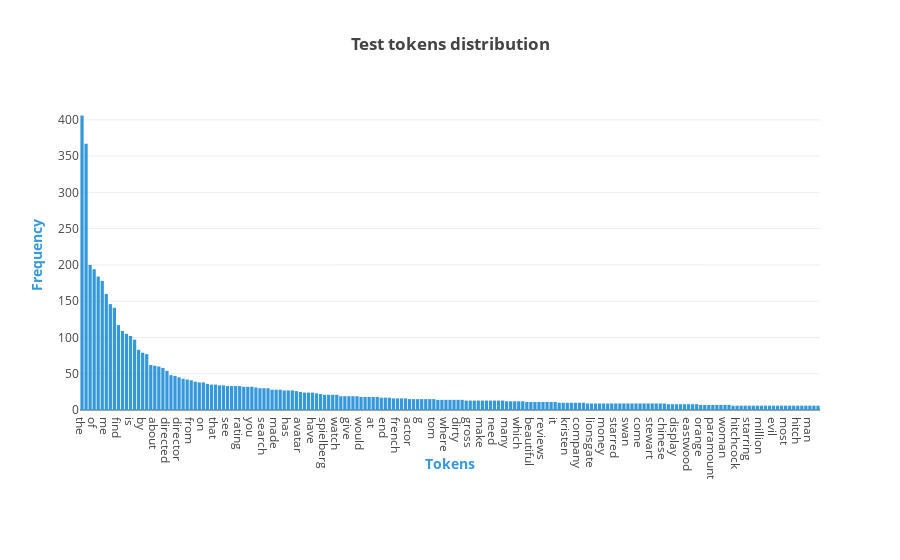

This figure's notebook cell:
### Code cell
X_axis = []
Y_axis = []
sorted_dict = sorted(token_count_dictionary.items(), key=itemgetter(1), reverse=True)

for token, token_count in sorted_dict:
        if token_count > 5:
            X_axis.append(token)
            Y_axis.append(token_count)

assert(len(X_axis) == len(Y_axis)) 

plotly.offline.iplot({
    "data": [Bar(orientation = "v",
                 x = X_axis,
                 y = Y_axis,
                 marker = dict(color = "#3498db"))],
    "layout": Layout(title="<b>Test tokens distribution</b>", 
                     xaxis=dict(title='<b>Tokens</b>', dtick=3, titlefont=dict(color='#3498db')),
                     yaxis=dict(title='<b>Frequency</b>', titlefont=dict(color='#3498db')),
                     margin=Margin(b=150)
                    )
})

### Figure 1 — Plotly figure (JSON) as saved in the notebook; plotly's stock layout.template omitted (floating-point values rounded to 4 significant figures; data arrays with more than 128 entries replaced by an {"elided": "..."} marker saying what was removed)
{"data": [{"marker": {"color": "#3498db"}, "orientation": "v", "type": "bar", "x": {"elided": "183 str values"}, "y": {"elided": "183 int values"}}], "layout": {"margin": {"b": 150}, "title": "<b>Test tokens distribution</b>", "xaxis": {"dtick": 3, "title": "<b>Tokens</b>", "titlefont": {"color": "#3498db"}}, "yaxis": {"title": "<b>Frequency</b>", "titlefont": {"color": "#3498db"}}}}
